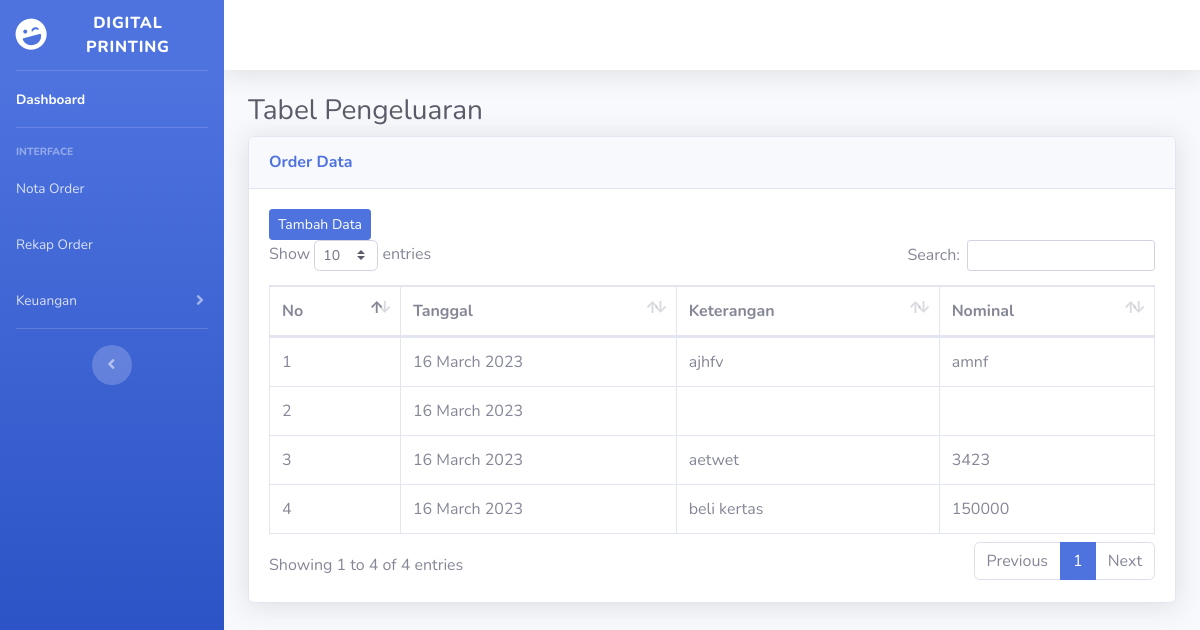
The app's page /kredit.php, older data.
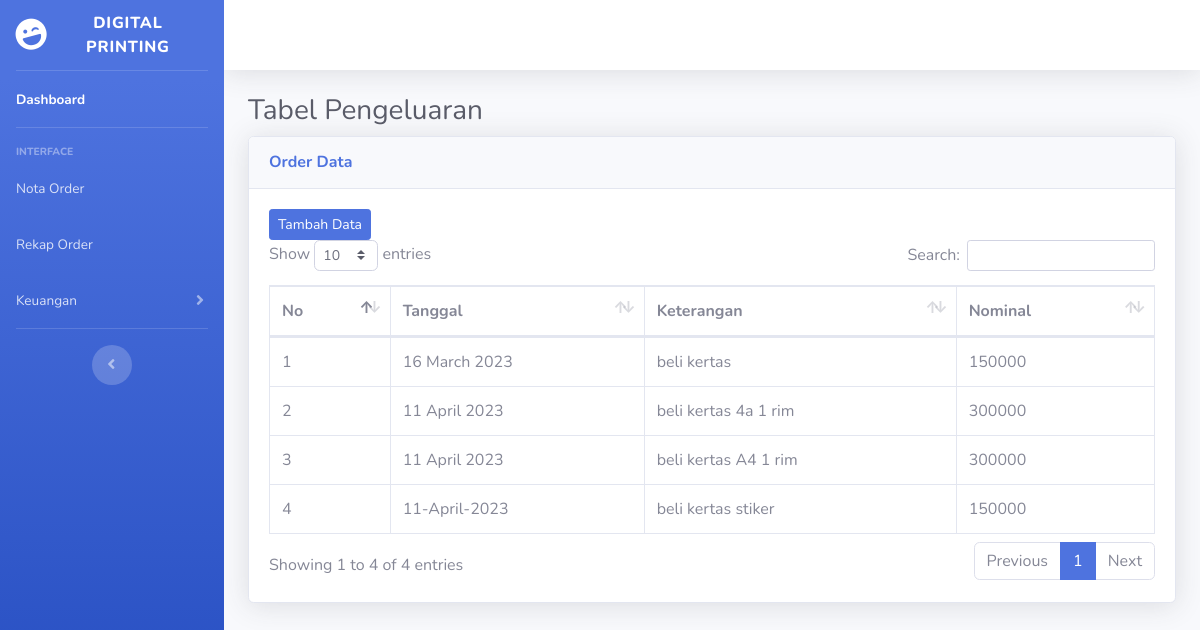
The same page, newer data.
### tables this page shows
CREATE TABLE `pengeluaran` (
  `id_pengeluaran` int(11) NOT NULL,
  `tanggal` varchar(50) NOT NULL,
  `keterangan` varchar(100) NOT NULL,
  `jumlah` varchar(100) NOT NULL
);

### kredit.php (the view, shortened to what this page needs)
<?php include "koneksi.php"; ?>
<?php include "template.php"; ?>
<div id="content-wrapper" class="d-flex flex-column">
    <div id="content">
        <nav class="navbar navbar-expand navbar-light bg-white topbar mb-4 static-top shadow">
        </nav>
        <div class="container-fluid">
            <h1 class="h3 mb-2 text-gray-800">Tabel Pengeluaran</h1>
            <div class="card shadow mb-4">
                <div class="card-header py-3">
                    <h6 class="m-0 font-weight-bold text-primary">Order Data</h6>
                </div>
                <div class="card-body">
                    <button type="button" class="btn btn-primary btn-sm" data-toggle="modal" data-target="#ModalTambah">
                        Tambah Data
                    </button>
                    <div class="table-responsive">
                        <table class="table table-bordered" id="dataTable" width="100%" cellspacing="0">
                            <thead>
                                <tr>
                                    <th>No</th>
                                    <th>Tanggal</th>
                                    <th>Keterangan</th>
                                    <th>Nominal</th>
                                </tr>
                            </thead>
                            <tbody>
                                <?php $no = 1;
                                $data_kredit = mysqli_query($conn, "SELECT * FROM pengeluaran");
                                while ($d = mysqli_fetch_array($data_kredit)) {
                                ?>
                                    <tr>
                                        <td><?php echo $no++; ?></td>
                                        <td><?php echo $d['tanggal']; ?></td>
                                        <td><?php echo $d['keterangan']; ?></td>
                                        <td><?php echo $d['jumlah']; ?></td>
                                    </tr>
                                <?php } ?>
                            </tbody>
                        </table>
                    </div>
                </div>
            </div>
        </div>
    </div>
</div>
</body>
</html>

### template.php (shortened to what this page needs)
<!DOCTYPE html>
<html lang="en">
<head>
    <link href="assets/vendor/fontawesome-free/css/all.min.css" rel="stylesheet" type="text/css">
    <link href="assets/css/sb-admin-2.min.css" rel="stylesheet">
    <link href="assets/vendor/datatables/dataTables.bootstrap4.min.css" rel="stylesheet">
</head>
<body id="page-top">
    <div id="wrapper">
        <ul class="navbar-nav bg-gradient-primary sidebar sidebar-dark accordion" id="accordionSidebar">
            <a class="sidebar-brand d-flex align-items-center justify-content-center" href="index.html">
                <div class="sidebar-brand-icon rotate-n-15">
                    <i class="fas fa-laugh-wink"></i>
                </div>
                <div class="sidebar-brand-text mx-3">Digital Printing</div>
            </a>
            <hr class="sidebar-divider my-0">
            <li class="nav-item active">
                <a class="nav-link" href="index.php">
                    <span>Dashboard</span></a>
            </li>
            <hr class="sidebar-divider">
            <div class="sidebar-heading">
                Interface
            </div>
            <li class="nav-item">
                <a class="nav-link" href="order.php">
                    <span>Nota Order</span></a>
            </li>
            <li class="nav-item">
                <a class="nav-link" href="tables.php">
                    <span>Rekap Order</span></a>
            </li>
            <li class="nav-item">
                <a class="nav-link collapsed" href="#" data-toggle="collapse" data-target="#collapsePages" aria-expanded="true" aria-controls="collapsePages">
                    <span>Keuangan</span>
                </a>
            </li>
            <hr class="sidebar-divider d-none d-md-block">
            <div class="text-center d-none d-md-inline">
                <button class="rounded-circle border-0" id="sidebarToggle"></button>
            </div>
        </ul>

Row changes from the older to the newer data that the page shows:
removed pengeluaran: tanggal "16 March 2023", keterangan "ajhfv", jumlah "amnf"
removed pengeluaran: tanggal "16 March 2023"
removed pengeluaran: tanggal "16 March 2023", keterangan "aetwet", jumlah "3423"
added pengeluaran: tanggal "11 April 2023", keterangan "beli kertas 4a 1 rim", jumlah "300000"
added pengeluaran: tanggal "11 April 2023", keterangan "beli kertas A4 1 rim", jumlah "300000"
added pengeluaran: tanggal "11-April-2023", keterangan "beli kertas stiker", jumlah "150000"
